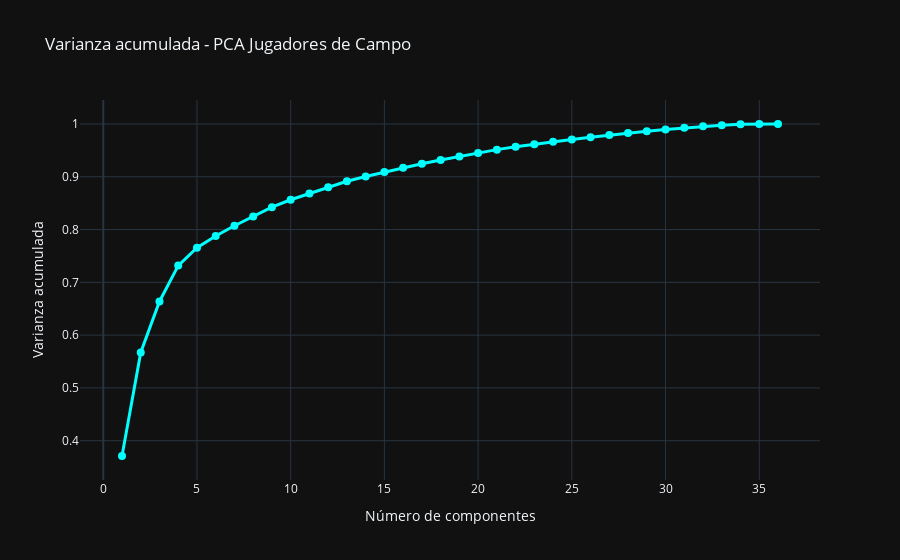

Notebook code for this chart:
### Markdown cell above
### Dataset de Jugadores de Campo

### Code cell
from sklearn.decomposition import PCA
import plotly.express as px
import plotly.graph_objects as go
import numpy as np

# -------------------------
# PCA jugadores de campo
# -------------------------
pca_field = PCA()
X_field_pca = pca_field.fit_transform(X_field_scaled)

explained_field = np.cumsum(pca_field.explained_variance_ratio_)

# Gráfico interactivo de varianza acumulada
fig_field = go.Figure()
fig_field.add_trace(go.Scatter(
    x=np.arange(1, len(explained_field)+1),
    y=explained_field,
    mode='lines+markers',
    line=dict(color='cyan', width=3),
    marker=dict(size=8)
))
fig_field.update_layout(
    title="Varianza acumulada - PCA Jugadores de Campo",
    xaxis_title="Número de componentes",
    yaxis_title="Varianza acumulada",
    template="plotly_dark"
)
fig_field.show()

### Figure 1 — Plotly figure (JSON) as saved in the notebook; plotly's stock layout.template omitted (floating-point values rounded to 4 significant figures)
{"data": [{"line": {"color": "cyan", "width": 3}, "marker": {"size": 8}, "mode": "lines+markers", "type": "scatter", "x": [1, 2, 3, 4, 5, 6, 7, 8, 9, 10, 11, 12, 13, 14, 15, 16, 17, 18, 19, 20, 21, 22, 23, 24, 25, 26, 27, 28, 29, 30, 31, 32, 33, 34, 35, 36], "y": [0.371, 0.5672, 0.6638, 0.7317, 0.7655, 0.7879, 0.8072, 0.825, 0.8424, 0.8564, 0.8684, 0.8802, 0.8916, 0.9006, 0.909, 0.9171, 0.9247, 0.9319, 0.9386, 0.9451, 0.9514, 0.9567, 0.9618, 0.9664, 0.9708, 0.975, 0.979, 0.9828, 0.9862, 0.9896, 0.9927, 0.9956, 0.9978, 0.9994, 1.0, 1.0]}], "layout": {"title": {"text": "Varianza acumulada - PCA Jugadores de Campo"}, "xaxis": {"title": {"text": "Número de componentes"}}, "yaxis": {"title": {"text": "Varianza acumulada"}}}}
